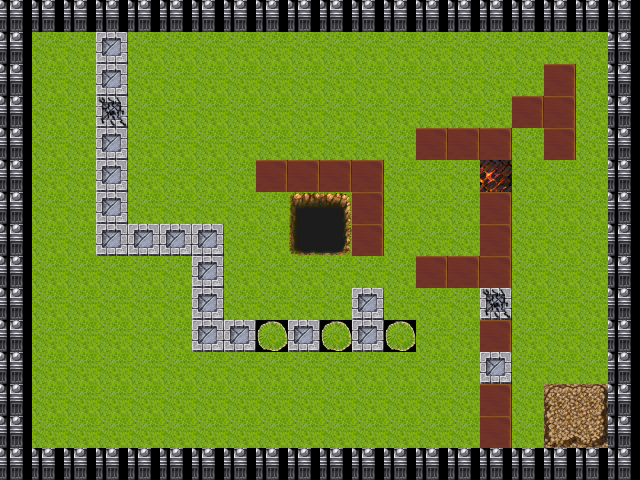

A level layout from a 2D game, rendered from its tile map. Below: a short description, then the map file with its tile-grid data intact:
An orthogonal 20x15 tile map with 32x32 px tiles, 1 tile layer (Camada de Tiles 1).

<map version="1.0" orientation="orthogonal" width="20" height="15" tilewidth="32" tileheight="32">
 <tileset firstgid="1" name="tiles" tilewidth="32" tileheight="32">
  <image source="tiles.png" width="512" height="416" />
 </tileset>
 <layer name="Camada de Tiles 1" width="20" height="15">
  <data>
   <tile gid="90" />
   <tile gid="90" />
   <tile gid="90" />
   <tile gid="90" />
   <tile gid="90" />
   <tile gid="90" />
   <tile gid="90" />
   <tile gid="90" />
   <tile gid="90" />
   <tile gid="90" />
   <tile gid="90" />
   <tile gid="90" />
   <tile gid="90" />
   <tile gid="90" />
   <tile gid="90" />
   <tile gid="90" />
   <tile gid="90" />
   <tile gid="90" />
   <tile gid="90" />
   <tile gid="90" />
   <tile gid="90" />
   <tile gid="1" />
   <tile gid="1" />
   <tile gid="196" />
   <tile gid="1" />
   <tile gid="1" />
   <tile gid="1" />
   <tile gid="195" />
   <tile gid="1" />
   <tile gid="1" />
   <tile gid="1" />
   <tile gid="1" />
   <tile gid="1" />
   <tile gid="1" />
   <tile gid="1" />
   <tile gid="1" />
   <tile gid="195" />
   <tile gid="1" />
   <tile gid="1" />
   <tile gid="90" />
   <tile gid="90" />
   <tile gid="1" />
   <tile gid="1" />
   <tile gid="196" />
   <tile gid="1" />
   <tile gid="1" />
   <tile gid="1" />
   <tile gid="195" />
   <tile gid="195" />
   <tile gid="195" />
   <tile gid="195" />
   <tile gid="195" />
   <tile gid="1" />
   <tile gid="1" />
   <tile gid="195" />
   <tile gid="195" />
   <tile gid="195" />
   <tile gid="80" />
   <tile gid="195" />
   <tile gid="90" />
   <tile gid="90" />
   <tile gid="1" />
   <tile gid="1" />
   <tile gid="194" />
   <tile gid="195" />
   <tile gid="1" />
   <tile gid="1" />
   <tile gid="195" />
   <tile gid="195" />
   <tile gid="1" />
   <tile gid="1" />
   <tile gid="195" />
   <tile gid="1" />
   <tile gid="195" />
   <tile gid="195" />
   <tile gid="195" />
   <tile gid="80" />
   <tile gid="80" />
   <tile gid="1" />
   <tile gid="90" />
   <tile gid="90" />
   <tile gid="1" />
   <tile gid="195" />
   <tile gid="196" />
   <tile gid="195" />
   <tile gid="1" />
   <tile gid="195" />
   <tile gid="195" />
   <tile gid="195" />
   <tile gid="1" />
   <tile gid="195" />
   <tile gid="195" />
   <tile gid="195" />
   <tile gid="80" />
   <tile gid="80" />
   <tile gid="80" />
   <tile gid="195" />
   <tile gid="80" />
   <tile gid="195" />
   <tile gid="90" />
   <tile gid="90" />
   <tile gid="195" />
   <tile gid="195" />
   <tile gid="196" />
   <tile gid="195" />
   <tile gid="195" />
   <tile gid="195" />
   <tile gid="195" />
   <tile gid="80" />
   <tile gid="80" />
   <tile gid="80" />
   <tile gid="80" />
   <tile gid="1" />
   <tile gid="195" />
   <tile gid="1" />
   <tile gid="162" />
   <tile gid="195" />
   <tile gid="1" />
   <tile gid="1" />
   <tile gid="90" />
   <tile gid="90" />
   <tile gid="195" />
   <tile gid="195" />
   <tile gid="196" />
   <tile gid="195" />
   <tile gid="195" />
   <tile gid="195" />
   <tile gid="195" />
   <tile gid="195" />
   <tile gid="117" />
   <tile gid="118" />
   <tile gid="80" />
   <tile gid="195" />
   <tile gid="195" />
   <tile gid="1" />
   <tile gid="80" />
   <tile gid="195" />
   <tile gid="195" />
   <tile gid="1" />
   <tile gid="90" />
   <tile gid="90" />
   <tile gid="195" />
   <tile gid="195" />
   <tile gid="196" />
   <tile gid="196" />
   <tile gid="196" />
   <tile gid="196" />
   <tile gid="1" />
   <tile gid="1" />
   <tile gid="133" />
   <tile gid="134" />
   <tile gid="80" />
   <tile gid="195" />
   <tile gid="1" />
   <tile gid="195" />
   <tile gid="80" />
   <tile gid="195" />
   <tile gid="195" />
   <tile gid="1" />
   <tile gid="90" />
   <tile gid="90" />
   <tile gid="195" />
   <tile gid="195" />
   <tile gid="195" />
   <tile gid="1" />
   <tile gid="1" />
   <tile gid="196" />
   <tile gid="1" />
   <tile gid="195" />
   <tile gid="195" />
   <tile gid="1" />
   <tile gid="1" />
   <tile gid="195" />
   <tile gid="80" />
   <tile gid="80" />
   <tile gid="80" />
   <tile gid="195" />
   <tile gid="195" />
   <tile gid="195" />
   <tile gid="90" />
   <tile gid="90" />
   <tile gid="195" />
   <tile gid="195" />
   <tile gid="195" />
   <tile gid="195" />
   <tile gid="195" />
   <tile gid="196" />
   <tile gid="1" />
   <tile gid="195" />
   <tile gid="195" />
   <tile gid="195" />
   <tile gid="196" />
   <tile gid="195" />
   <tile gid="195" />
   <tile gid="195" />
   <tile gid="194" />
   <tile gid="195" />
   <tile gid="195" />
   <tile gid="195" />
   <tile gid="90" />
   <tile gid="90" />
   <tile gid="1" />
   <tile gid="195" />
   <tile gid="1" />
   <tile gid="195" />
   <tile gid="195" />
   <tile gid="196" />
   <tile gid="196" />
   <tile gid="11" />
   <tile gid="196" />
   <tile gid="11" />
   <tile gid="196" />
   <tile gid="11" />
   <tile gid="1" />
   <tile gid="195" />
   <tile gid="80" />
   <tile gid="195" />
   <tile gid="195" />
   <tile gid="195" />
   <tile gid="90" />
   <tile gid="90" />
   <tile gid="1" />
   <tile gid="195" />
   <tile gid="1" />
   <tile gid="195" />
   <tile gid="195" />
   <tile gid="195" />
   <tile gid="195" />
   <tile gid="195" />
   <tile gid="195" />
   <tile gid="1" />
   <tile gid="1" />
   <tile gid="195" />
   <tile gid="195" />
   <tile gid="195" />
   <tile gid="196" />
   <tile gid="1" />
   <tile gid="1" />
   <tile gid="1" />
   <tile gid="90" />
   <tile gid="90" />
   <tile gid="1" />
   <tile gid="195" />
   <tile gid="1" />
   <tile gid="1" />
   <tile gid="195" />
   <tile gid="195" />
   <tile gid="195" />
   <tile gid="195" />
   <tile gid="195" />
   <tile gid="1" />
   <tile gid="1" />
   <tile gid="1" />
   <tile gid="195" />
   <tile gid="195" />
   <tile gid="80" />
   <tile gid="1" />
   <tile gid="121" />
   <tile gid="122" />
   <tile gid="90" />
   <tile gid="90" />
   <tile gid="1" />
   <tile gid="195" />
   <tile gid="1" />
   <tile gid="1" />
   <tile gid="195" />
   <tile gid="1" />
   <tile gid="1" />
   <tile gid="195" />
   <tile gid="195" />
   <tile gid="1" />
   <tile gid="195" />
   <tile gid="1" />
   <tile gid="1" />
   <tile gid="1" />
   <tile gid="80" />
   <tile gid="1" />
   <tile gid="137" />
   <tile gid="138" />
   <tile gid="90" />
   <tile gid="90" />
   <tile gid="90" />
   <tile gid="90" />
   <tile gid="90" />
   <tile gid="90" />
   <tile gid="90" />
   <tile gid="90" />
   <tile gid="90" />
   <tile gid="90" />
   <tile gid="90" />
   <tile gid="90" />
   <tile gid="90" />
   <tile gid="90" />
   <tile gid="90" />
   <tile gid="90" />
   <tile gid="90" />
   <tile gid="90" />
   <tile gid="90" />
   <tile gid="90" />
   <tile gid="90" />
  </data>
 </layer>
</map>